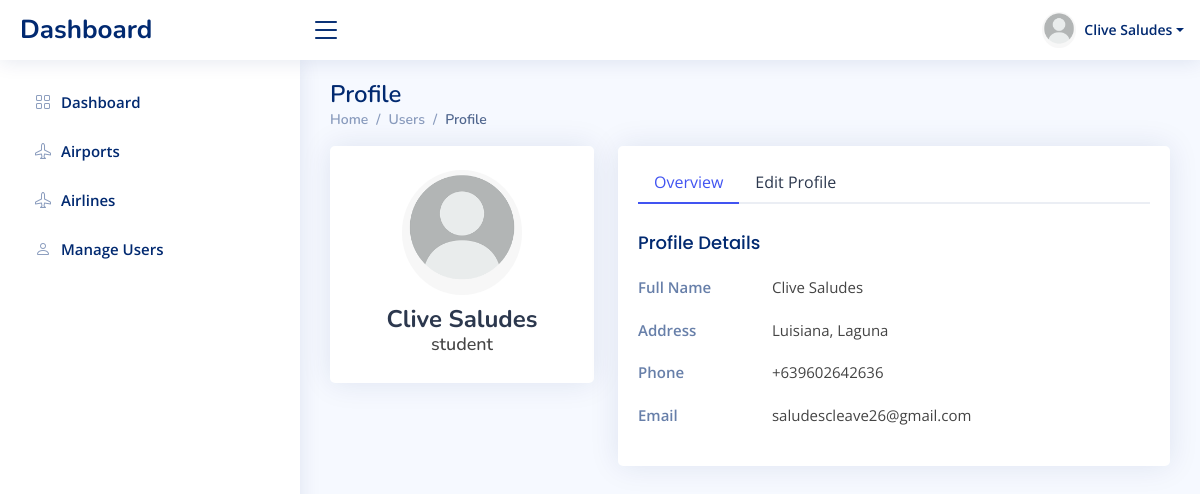
The app's page /admin/user_profile.php (signed in) with its own data.
### tables this page shows
CREATE TABLE `users` (
  `user_id` int(11) NOT NULL,
  `name` varchar(255) NOT NULL,
  `address` text NOT NULL,
  `contact` bigint(20) NOT NULL,
  `email` varchar(255) NOT NULL,
  `user_type` varchar(255) NOT NULL,
  `user_img` varchar(255) NOT NULL,
  `account_id` varchar(255) NOT NULL,
  `password` varchar(255) NOT NULL,
  `confirm_password` varchar(255) NOT NULL
);

### admin/includes/session.php (called while the page is built, shortened)
<?php
$id=$_SESSION['user_id'];
?>

### admin/user_profile.php (the view, shortened to what this page needs)
<?php
    include ('includes/header.php');
    include ('includes/navbar.php');
    include ('includes/sidebar.php');
    include ('database/dbcon.php');
    $user  = mysqli_query($con,"SELECT * FROM users WHERE user_id = '$id'");
    $row =mysqli_fetch_array($user);
?>
<main id="main" class="main">
<div class="pagetitle">
  <h1>Profile</h1>
  <nav>
    <ol class="breadcrumb">
      <li class="breadcrumb-item"><a href="index.html">Home</a></li>
      <li class="breadcrumb-item">Users</li>
      <li class="breadcrumb-item active">Profile</li>
    </ol>
  </nav>
</div>
<section class="section profile">
  <div class="row">
    <div class="col-xl-4">
      <div class="card">
        <div class="card-body profile-card pt-4 d-flex flex-column align-items-center">
          <img src="assets/img/no-profile.jpg" alt="Profile" class="rounded-circle">
          <h2><?php echo $row['name'];?></h2>
          <h3><?php echo $row['user_type'];?></h3>
        </div>
      </div>
    </div>
    <div class="col-xl-8">
      <div class="card">
        <div class="card-body pt-3">
          <ul class="nav nav-tabs nav-tabs-bordered">
            <li class="nav-item">
              <button class="nav-link active" data-bs-toggle="tab" data-bs-target="#profile-overview">Overview</button>
            </li>
            <li class="nav-item">
              <button class="nav-link" data-bs-toggle="tab" data-bs-target="#profile-edit">Edit Profile</button>
            </li>
          </ul>
          <div class="tab-content pt-2">
            <div class="tab-pane fade show active profile-overview" id="profile-overview">
              <h5 class="card-title">Profile Details</h5>
              <div class="row">
                <div class="col-lg-3 col-md-4 label ">Full Name</div>
                <div class="col-lg-9 col-md-8"><?php echo $row['name'];?></div>
              </div>
              <div class="row">
                <div class="col-lg-3 col-md-4 label">Address</div>
                <div class="col-lg-9 col-md-8"><?php echo $row['address'];?></div>
              </div>
              <div class="row">
                <div class="col-lg-3 col-md-4 label">Phone</div>
                <div class="col-lg-9 col-md-8">+63<?php echo $row['contact'];?></div>
              </div>
              <div class="row">
                <div class="col-lg-3 col-md-4 label">Email</div>
                <div class="col-lg-9 col-md-8"><?php echo $row['email'];?></div>
              </div>
            </div>
          </div>
        </div>
      </div>
    </div>
  </div>
</section>
</main>
<?php
    include('includes/footer.php');
?>

### admin/includes/navbar.php (shortened to what this page needs)
<?php
  include ('database/dbcon.php');
  include ('session.php');
  $user = mysqli_query($con, "SELECT * FROM users WHERE user_id='$id'");
  $row = mysqli_fetch_array($user);
?>
<body>
  <header id="header" class="header fixed-top d-flex align-items-center">
    <div class="d-flex align-items-center justify-content-between">
      <a href="dashboard.php" class="logo d-flex align-items-center">
        <span class="d-none d-lg-block">Dashboard</span>
      </a>
      <i class="bi bi-list toggle-sidebar-btn"></i>
    </div>
    <nav class="header-nav ms-auto">
      <ul class="d-flex align-items-center">
        <li class="nav-item dropdown pe-3">
          <a class="nav-link nav-profile d-flex align-items-center pe-0" href="#" data-bs-toggle="dropdown">
            <img src="assets/img/no-profile.jpg" alt="Profile" class="rounded-circle">
            <span class="d-none d-md-block dropdown-toggle ps-2"><?php echo $row['name']?></span>
          </a>
        </li>
      </ul>
    </nav>
  </header>

### admin/assets/css/style.css (style rules this page uses)
:root { scroll-behavior: smooth; }
body { font-family: "Open Sans", sans-serif; background: #f6f9ff; color: #444444; }
a { color: #4154f1; text-decoration: none; }
h1, h2, h3, h4, h5, h6 { font-family: "Nunito", sans-serif; }
#main { margin-top: 60px; padding: 20px 30px; transition: all 0.3s; }
.pagetitle { margin-bottom: 10px; }
.pagetitle h1 { font-size: 24px; margin-bottom: 0; font-weight: 600; color: #012970; }
.card { margin-bottom: 30px; border: none; border-radius: 5px; box-shadow: 0px 0 30px rgba(1, 41, 112, 0.1); }
.card-title { padding: 20px 0 15px 0; font-size: 18px; font-weight: 500; color: #012970; font-family: "Poppins", sans-serif; }
.card-body { padding: 0 20px 20px 20px; }
.breadcrumb { font-size: 14px; font-family: "Nunito", sans-serif; color: #899bbd; font-weight: 600; }
.breadcrumb a { color: #899bbd; transition: 0.3s; }
.breadcrumb .breadcrumb-item::before { color: #899bbd; }
.breadcrumb .active { color: #51678f; font-weight: 600; }
.nav-tabs-bordered { border-bottom: 2px solid #ebeef4; }
.nav-tabs-bordered .nav-link { margin-bottom: -2px; border: none; color: #2c384e; }
.nav-tabs-bordered .nav-link.active { background-color: #fff; color: #4154f1; border-bottom: 2px solid #4154f1; }
.logo { line-height: 1; }
@media (min-width: 1200px) { .logo { width: 280px; } }
.logo span { font-size: 26px; font-weight: 700; color: #012970; font-family: "Nunito", sans-serif; }
.header { transition: all 0.5s; z-index: 997; height: 60px; box-shadow: 0px 2px 20px rgba(1, 41, 112, 0.1); background-color: #fff; padding-left: 20px; }
.header .toggle-sidebar-btn { font-size: 32px; padding-left: 10px; cursor: pointer; color: #012970; }
.header-nav ul { list-style: none; }
.header-nav>ul { margin: 0; padding: 0; }
.header-nav .nav-profile { color: #012970; }
.header-nav .nav-profile img { max-height: 36px; }
.header-nav .nav-profile span { font-size: 14px; font-weight: 600; }
@media (min-width: 1200px) { #main, #footer { margin-left: 300px; } }
.profile .profile-card img { max-width: 120px; }
.profile .profile-card h2 { font-size: 24px; font-weight: 700; color: #2c384e; margin: 10px 0 0 0; }
.profile .profile-card h3 { font-size: 18px; }
.profile .profile-overview .row { margin-bottom: 20px; font-size: 15px; }
.profile .profile-overview .card-title { color: #012970; }
.profile .profile-overview .label { font-weight: 600; color: rgba(1, 41, 112, 0.6); }

### records on screen
users: name "Clive Saludes", user_type "student", address "Luisiana, Laguna", contact "9602642636", email "saludescleave26@gmail.com"
